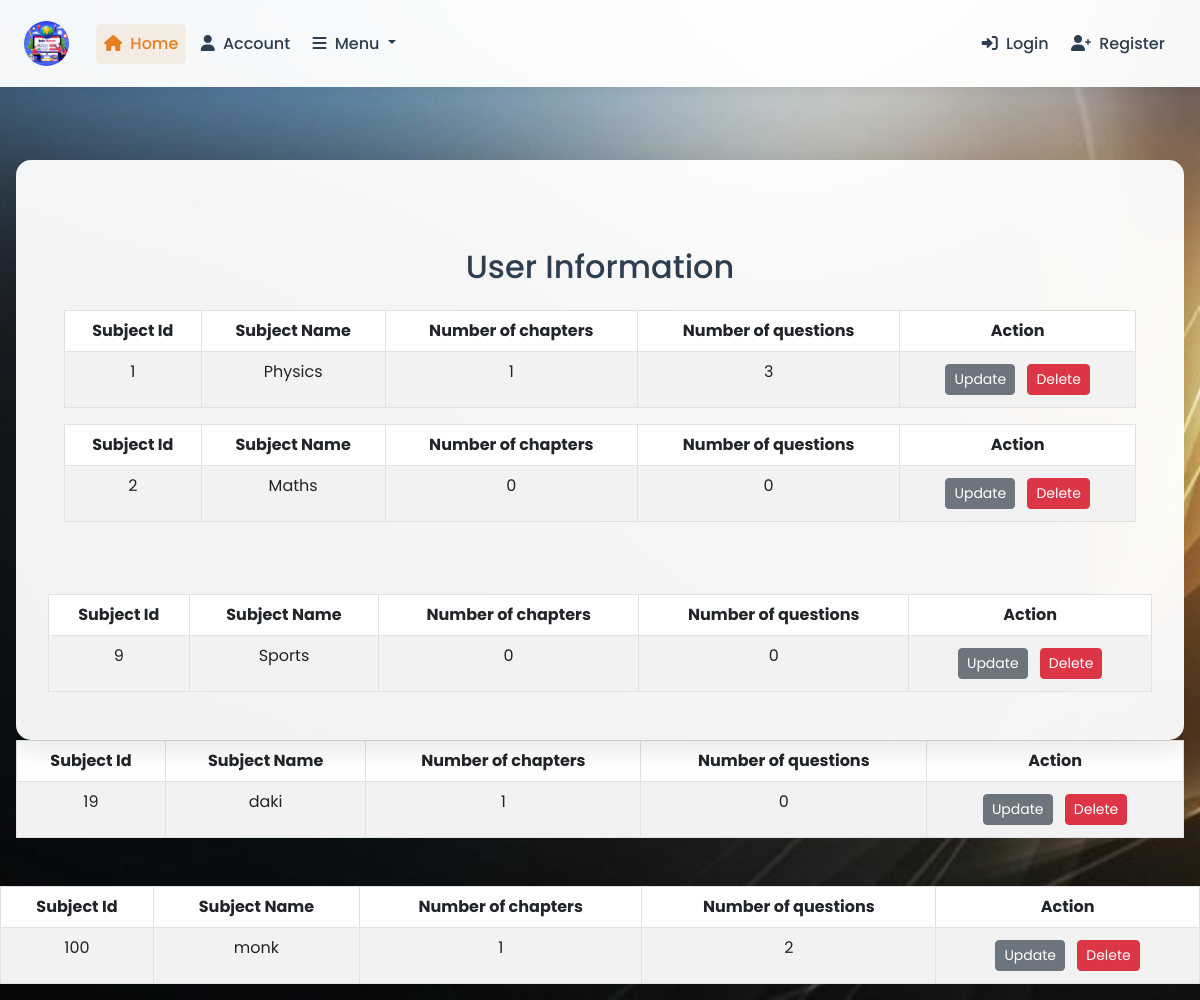
Before: /subjects with the older database file.
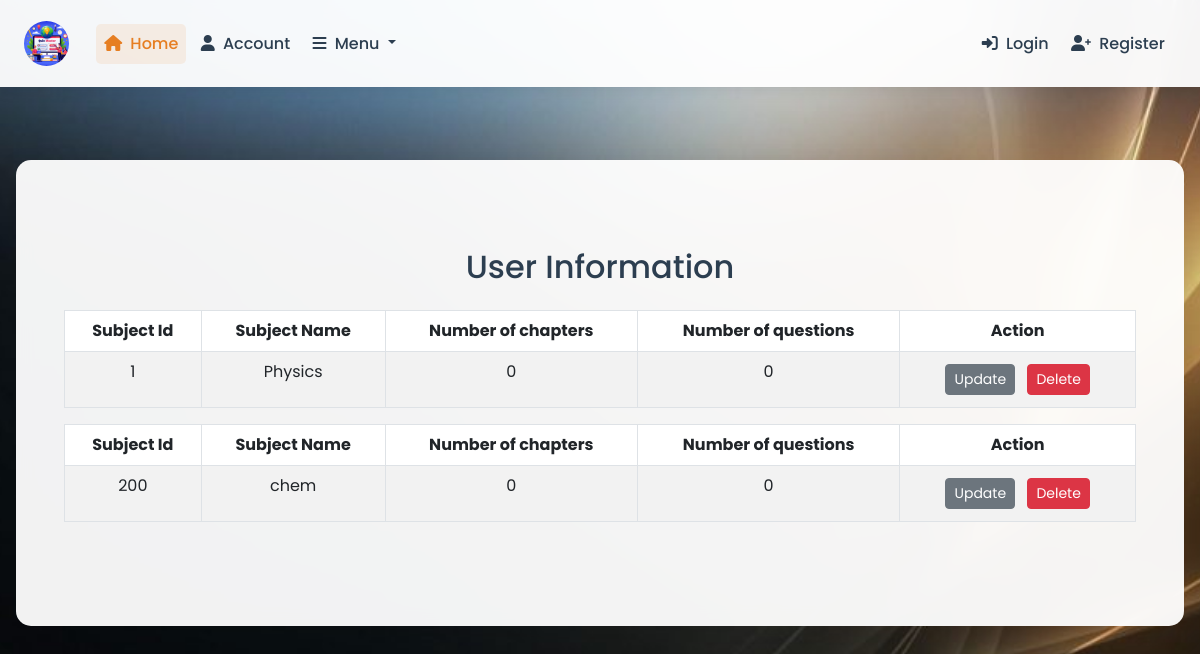
After: the same page with the newer database file.
### App/models.py (models this page shows, shortened)
class Subjects(db.Model):
    id = db.Column(db.Integer, primary_key=True)
    name = db.Column(db.String(20), nullable=False)
    no_of_chapters = db.Column(db.Integer, nullable=False, default=0)
    no_of_questions = db.Column(db.Integer, nullable=False, default=0)
    chapters = db.relationship('Chapters', backref='subject', lazy=True)
    questions = db.relationship('Questions', backref='subject', lazy=True)

### App/routes.py (the view)
@app.route('/subjects',methods = ['GET','POST'])
def subject_list():
    sub = Subjects.query.all()
    return render_template('subject_list.html',title = 'Subjects', sub = sub)

### App/templates/subject_list.html (shortened to what this page needs)
{% extends "layout.html" %}
{% block content %}
<div class="container my-4">
    <h2 class="text-center mb-4">User Information</h2>
    <diV>
      {% for sub in sub%}
      <table class="table table-bordered table-striped table-hover text-center">
        <thead class="thead-dark">
          <tr>
            <th>Subject Id</th>
            <th>Subject Name</th>
            <th>Number of chapters</th>
            <th>Number of questions</th>
            <th>Action</th>
          </tr>
        </thead>
        <tbody>
          <tr>
              <td>{{ sub.id }}</td>
              <td>{{ sub.name }}</td>
              <td>{{ sub.no_of_chapters }}</td>
              <td>{{ sub.no_of_questions }}</td>
              <td><div>
                <a class="btn btn-secondary btn-sm m-1" href="{{url_for('update_sub', sub_id = sub.id)}}">Update</a>
                <button type="button" class="btn btn-danger btn-sm m-1" data-toggle="modal" data-target="deleteModal ">Delete</button>
              </div>
              </td>
            </tr>
        </tbody>
    </table>
    </diV>
    {% endfor %}
</div>
{% endblock content %}

### App/templates/layout.html (shortened to what this page needs)
<!DOCTYPE html>
<html lang="en">
<head>
    <link href="https://cdn.jsdelivr.net/npm/bootstrap@5.3.0/dist/css/bootstrap.min.css" rel="stylesheet">
    <link href="https://cdnjs.cloudflare.com/ajax/libs/font-awesome/6.0.0/css/all.min.css" rel="stylesheet">
</head>
<body>
    <header class="fixed-top" role="banner">
        <nav class="navbar navbar-expand-lg">
            <div class="container-fluid px-4">
                <a class="navbar-brand d-flex align-items-center" href="{{ url_for('home') }}">
                    <img src="{{ url_for('static', filename='images/logo.jpeg') }}" alt="App Logo" class="me-2">
                </a>
                <div class="collapse navbar-collapse" id="navbarSupportedContent">
                    <ul class="navbar-nav me-auto mb-2 mb-lg-0">
                        <li class="nav-item">
                            <a class="nav-link active" aria-current="page" href="{{ url_for('home') }}">
                                <i class="fas fa-home me-1"></i> Home
                            </a>
                        </li>
                        <li class="nav-item">
                            <a class="nav-link" href="{{ url_for('account') }}">
                                <i class="fas fa-user me-1"></i> Account
                            </a>
                        </li>
                        <li class="nav-item dropdown">
                            <a class="nav-link dropdown-toggle" href="#" role="button" data-bs-toggle="dropdown" aria-expanded="false">
                                <i class="fas fa-bars me-1"></i> Menu
                            </a>
                        </li>
                    </ul>
                    <ul class="navbar-nav ms-auto mb-2 mb-lg-0">
                        {% if current_user.is_authenticated %}
                            <li class="nav-item">
                                <a class="nav-link" href="{{ url_for('logout') }}">
                                    <i class="fas fa-sign-out-alt me-1"></i> Logout
                                </a>
                            </li>
                        {% else %}
                            <li class="nav-item">
                                <a class="nav-link" href="{{ url_for('login') }}">
                                    <i class="fas fa-sign-in-alt me-1"></i> Login
                                </a>
                            </li>
                            <li class="nav-item">
                                <a class="nav-link" href="{{ url_for('register') }}">
                                    <i class="fas fa-user-plus me-1"></i> Register
                                </a>
                            </li>
                        {% endif %}
                    </ul>
                </div>
            </div>
        </nav>
    </header>
    <div class="container" style="margin-top: 6rem;">
        <div class="info-block">
            {% block content %}
            {% endblock %}
        </div>
</body>
</html>

Changed rows visible on the page:
removed Subjects: id "2", name "Maths", no_of_chapters "0", no_of_questions "0"
removed Subjects: id "9", name "Sports", no_of_chapters "0", no_of_questions "0"
removed Subjects: id "19", name "daki", no_of_chapters "1", no_of_questions "0"
removed Subjects: id "100", name "monk", no_of_chapters "1", no_of_questions "2"
changed Subjects "Physics": no_of_chapters "1" → "0"; no_of_questions "3" → "0"
added Subjects: id "200", name "chem", no_of_chapters "0", no_of_questions "0"
